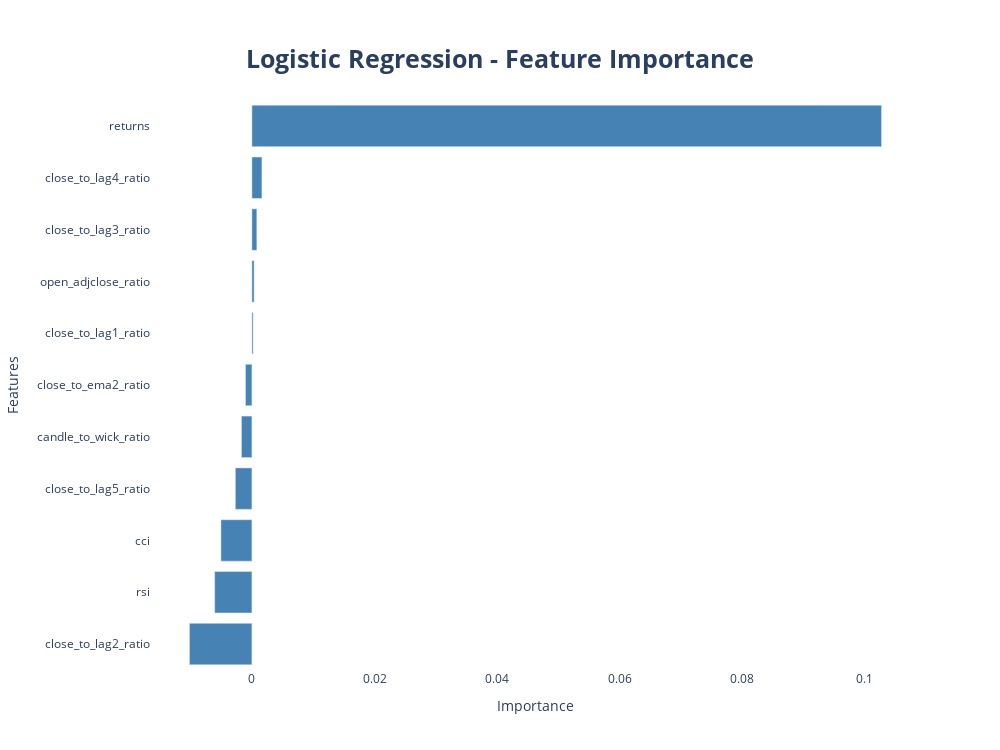

Notebook code cell kept with this figure:
### Code cell
result = permutation_importance(model, X_test_best, y_test, n_repeats=100, random_state=30) # Computing feature importance

# Computing mean scores and obtaining features' names
importances = result.importances_mean
feature_names = X_test_best.columns

# Sorting Features importances and names
indices = importances.argsort()[::1]
sorted_features = feature_names[indices]
sorted_importances = importances[indices]

# Plotting Feature Importance
fig = go.Figure()

fig.add_trace(go.Bar(x = sorted_importances,
                    y = sorted_features,
                    marker = dict(color = 'steelblue'),
                    orientation = 'h'))

fig.update_layout(title = {'text':'<b>Logistic Regression - Feature Importance</b>',
                          'x': 0.5,
                          'xanchor': 'center',
                          'yanchor': 'top',
                          'font': {
                              'size': 25
                          }},
                 margin = dict(t = 100),
                 xaxis_title = 'Importance',
                 yaxis_title = 'Features',
                 showlegend = False,
                 height = 750,
                 width = 1000,
                 plot_bgcolor = 'white')
fig.show()

### Figure 1 — Plotly figure (JSON) as saved in the notebook; plotly's stock layout.template omitted (floating-point values rounded to 4 significant figures)
{"data": [{"marker": {"color": "steelblue"}, "orientation": "h", "type": "bar", "x": [-0.01019, -0.006077, -0.005055, -0.002707, -0.001713, -0.00105, 0.0001934, 0.0003591, 0.0008011, 0.00163, 0.1027], "y": ["close_to_lag2_ratio", "rsi", "cci", "close_to_lag5_ratio", "candle_to_wick_ratio", "close_to_ema2_ratio", "close_to_lag1_ratio", "open_adjclose_ratio", "close_to_lag3_ratio", "close_to_lag4_ratio", "returns"]}], "layout": {"height": 750, "margin": {"t": 100}, "plot_bgcolor": "white", "showlegend": false, "title": {"font": {"size": 25}, "text": "<b>Logistic Regression - Feature Importance</b>", "x": 0.5, "xanchor": "center", "yanchor": "top"}, "width": 1000, "xaxis": {"title": {"text": "Importance"}}, "yaxis": {"title": {"text": "Features"}}}}
